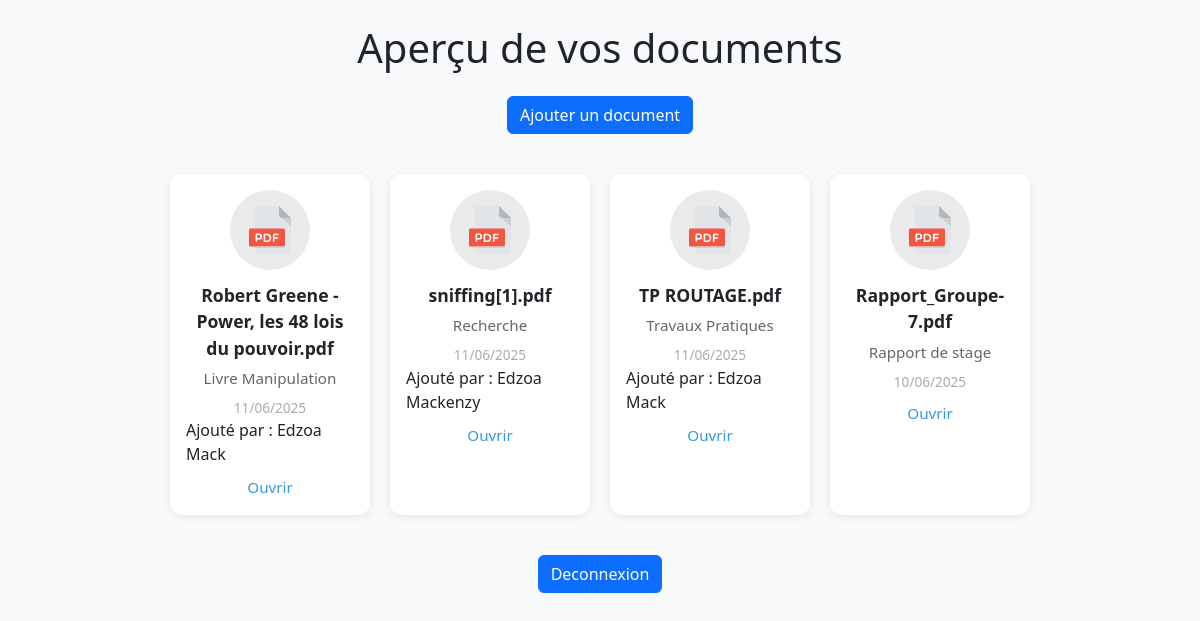
The app's page /doclist.php with its own data.
### tables this page shows
CREATE TABLE IF NOT EXISTS `documents` (
  `id` int NOT NULL AUTO_INCREMENT,
  `user_id` int NOT NULL,
  `nom` varchar(255) NOT NULL,
  `chemin` varchar(255) NOT NULL,
  `categorie` varchar(100) NOT NULL,
  `date_upload` timestamp NULL DEFAULT CURRENT_TIMESTAMP,
  PRIMARY KEY (`id`),
  KEY `user_id` (`user_id`)
);

CREATE TABLE IF NOT EXISTS `users` (
  `id` int NOT NULL AUTO_INCREMENT,
  `nom` varchar(100) NOT NULL,
  `email` varchar(100) NOT NULL,
  `mot_de_passe` varchar(255) NOT NULL,
  `role` enum('admin','user','invite') NOT NULL,
  PRIMARY KEY (`id`),
  UNIQUE KEY `email` (`email`)
);

### doclist.php (the view, shortened to what this page needs)
<?php
include("includes/logs.php");
if (isset($_SESSION['id'])) {
    $user_id = $_SESSION['id'];
} else {
    $user_id = 200;
}
if (isset($_GET['filtre']) && $_GET['filtre'] === 'true') {
    $orderby = "d.categorie ASC, d.date_upload DESC";
    $stmt = $pdo->prepare("SELECT d.* FROM documents d JOIN partage p ON d.id = p.document_id WHERE p.user_id = ? OR p.user_id = 200 ORDER BY $orderby");
    $stmt->execute([$user_id]);
    $documents = $stmt->fetchAll();
} elseif (isset($_GET['admin']) && $_GET['admin'] === 'true' && $user_id=745) {
    $stmt = $pdo->prepare("SELECT * FROM documents ORDER BY date_upload DESC");
    $stmt->execute();
    $documents = $stmt->fetchAll();
} else {
    $stmt = $pdo->prepare("SELECT d.* FROM documents d JOIN partage p ON d.id = p.document_id WHERE p.user_id = ? OR p.user_id = 200 ORDER BY d.date_upload DESC");
    $stmt->execute([$user_id]);
    $documents = $stmt->fetchAll();
}
?>
<!DOCTYPE html>
<html lang="fr">
<head>
    <link href="bootstrap/css/bootstrap.min.css" rel="stylesheet">
</head>
<body class="bg-light">
    <div class="container py-4">
        <h1 class="text-center mb-4">Aperçu de vos documents</h1>
        <div class="mb-4 text-center">
            <a href="upload.php" class="btn btn-primary">
                Ajouter un document
            </a>
        </div>
        <div class="container-cards">
            <?php foreach ($documents as $doc): ?>
                <div class="card-doc">
                    <div class="card-img">
                        <?php
                        $ext = strtolower(pathinfo($doc['chemin'], PATHINFO_EXTENSION));
                        if ($ext === 'pdf') {
                            echo '<img src="icon/pdf.svg" alt="PDF" width="48">';
                        } else {
                            echo '<img src="icon/file.svg" alt="Fichier" width="48">';
                        }
                        ?>
                    </div>
                    <div class="card-title"><?= htmlspecialchars($doc['nom']) ?></div>
                    <div class="card-category"><?= htmlspecialchars($doc['categorie']) ?></div>
                    <div class="card-date"><?= date('d/m/Y', strtotime($doc['date_upload'])) ?></div>
                    <?php
                            $uploaderStmt = $pdo->prepare("SELECT nom FROM users WHERE id = ?");
                            $uploaderStmt->execute([$doc['user_id']]);
                            $uploader = $uploaderStmt->fetch();
                            if ($uploader) {
                                echo '<div class="card-uploader">Ajouté par : ' . htmlspecialchars($uploader['nom']) . '</div>';
                            }
                    ?>
                    <a class="card-link" href="<?= htmlspecialchars($doc['chemin']) ?>" target="_blank">Ouvrir</a>
                </div>
            <?php endforeach; ?>
        </div>
        <div class="mb-4 text-center">
            <a href="logout.php" class="btn btn-primary">
                Deconnexion
            </a>
        </div>
    </div>
</body>
</html>

### doclist.php (style rules this page uses)
.container-cards { display: flex; flex-wrap: wrap; gap: 20px; margin: 40px auto; max-width: 1200px; justify-content: center; }
.card-doc { background: #fff; border-radius: 12px; box-shadow: 0 2px 8px rgba(0,0,0,0.08); width: 200px; padding: 16px; display: flex; flex-direction: column; align-items: center; transition: box-shadow 0.2s; }
.card-img { width: 80px; height: 80px; border-radius: 50%; background: #eaeaea; display: flex; align-items: center; justify-content: center; margin-bottom: 12px; overflow: hidden; }
.card-img img { max-width: 100%; max-height: 100%; }
.card-title { font-size: 1.1em; font-weight: bold; margin-bottom: 6px; text-align: center; }
.card-category { font-size: 0.95em; color: #666; margin-bottom: 8px; }
.card-date { font-size: 0.85em; color: #aaa; }
.card-link { text-decoration: none; color: #3498db; margin-top: 10px; font-size: 0.95em; }

### records on screen
documents: nom "Robert Greene - Power, les 48 lois du pouvoir.pdf", categorie "Livre Manipulation", date_upload "11/06/2025", user.nom "Edzoa Mack"
documents: nom "sniffing[1].pdf", categorie "Recherche", date_upload "11/06/2025", user.nom "Edzoa Mackenzy"
documents: nom "TP ROUTAGE.pdf", categorie "Travaux Pratiques", date_upload "11/06/2025", user.nom "Edzoa Mack"
documents: nom "Rapport_Groupe-7.pdf", categorie "Rapport de stage", date_upload "10/06/2025"
